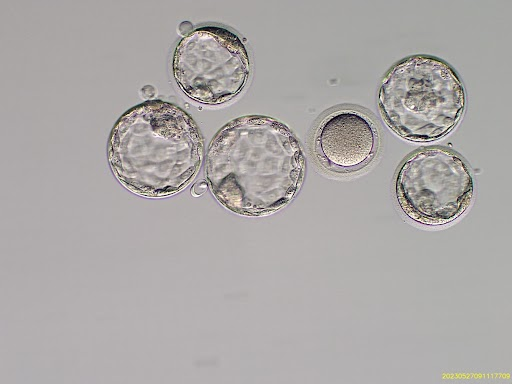
#> input picture group_culture/3.jpg, 512 x 384 px
$ jupyter execute 'autoCrop copy.ipynb'
#> lines starting #> are read from the running program, lines starting #| are printed output that depends on the picture; after the words box and inside, x2 and y2 are one past the last pixel; in counts of white or black regions, pixels touching at a corner belong together; long printed decimals are rounded
[cell 1]
import cv2
import numpy as np
import matplotlib.pyplot as plt

[cell 2]
image = cv2.imread('3.jpg', cv2.IMREAD_COLOR)
#> image is the input picture: shape (384, 512, 3); mean B, G, R 167.5, 168.6, 172

[cell 3]
plt.imshow(image)

[cell 4]
gray = cv2.cvtColor(image, cv2.COLOR_BGR2GRAY)

[cell 5]
plt.imshow(gray)

[cell 6]
# Apply adaptive thresholding
thresh = cv2.adaptiveThreshold(
        gray, 255, cv2.ADAPTIVE_THRESH_GAUSSIAN_C, cv2.THRESH_BINARY_INV, 11, 2
    )
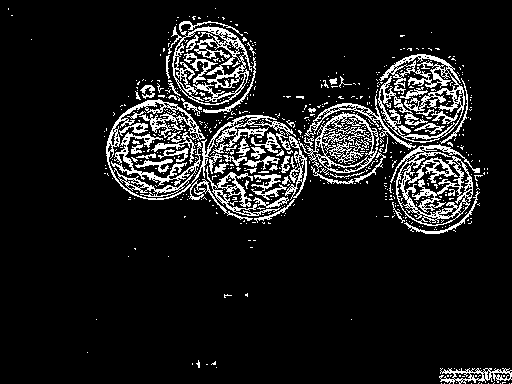
#> thresh: shape (384, 512); 10.8% white in thin lines or dots
plt.imshow(thresh)

[cell 7]
# Erosion to separate embryos that are close
kernel = np.ones((2,2),np.uint8)  # You may need to adjust the kernel size
eroded = cv2.erode(thresh, kernel, iterations = 1)
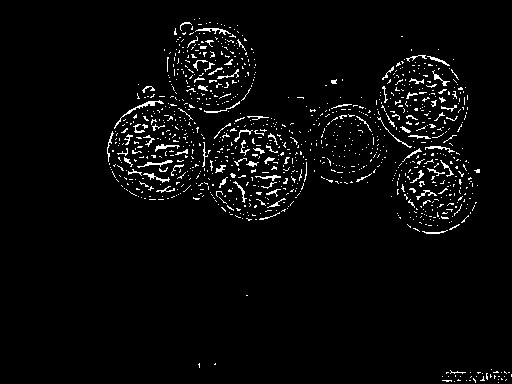
#> eroded: shape (384, 512); 3.4% white in thin lines or dots, all inside (x1, y1, x2, y2) = (107, 18, 512, 383)

[cell 8]
# Find contours
contours, _ = cv2.findContours(
        thresh, cv2.RETR_EXTERNAL, cv2.CHAIN_APPROX_SIMPLE
    )
#> contours = 549 contours, 511 with area under 20; largest, box (x1, y1, x2, y2) and area: (168, 21, 252, 105) 4686, (390, 144, 480, 226) 4316, (106, 99, 296, 200) 3496, (299, 112, 379, 184) 2866, (378, 54, 465, 143) 2547

[cell 9]
# # Find contours
# contours, _ = cv2.findContours(
#         eroded, cv2.RETR_EXTERNAL, cv2.CHAIN_APPROX_SIMPLE
#     )

[cell 10]
# Draw bounding boxes on the original image
image = cv2.imread('3.jpg', cv2.IMREAD_COLOR)
for contour in contours:
    x, y, w, h = cv2.boundingRect(contour)
    # Check for elongated contours which might indicate multiple embryos
    aspect_ratio = w/h
    if 2.67 < aspect_ratio < 0.5:  # Adjust these values based on your observations
        continue  # Skip this contour if it's likely two embryos
    cv2.rectangle(image, (x, y), (x + w, y + h), (0, 255, 0), 2)  # Green color bounding box
#> this loop made 549 passes
#> (x, y, w, h, aspect_ratio) on passes 1 to 3: (511, 383, 1, 1, 1), (509, 383, 1, 1, 1), (500, 383, 1, 1, 1)
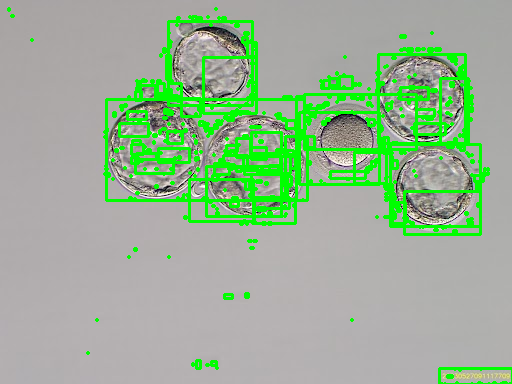
#> image: shape (384, 512, 3); 11.28% of pixels changed, all inside (x1, y1, x2, y2) = (7, 7, 512, 384)

# Show the original image with bounding boxes
# cv2.imshow("Embryos with Bounding Boxes", image)
# cv2.waitKey(0)
# cv2.destroyAllWindows()
plt.imshow(image)
plt.show()

[cell 11]
len(contours)
#> Out = 549

[cell 12]
# Filter out small areas to reduce false positives
MIN_EMBRYO_AREA = 500  # adjust
filtered_contours = [c for c in contours if cv2.contourArea(c) > MIN_EMBRYO_AREA]
#> filtered_contours = 8 contours; box (x1, y1, x2, y2) and area: (168, 21, 252, 105) 4686, (390, 144, 480, 226) 4316, (106, 99, 296, 200) 3496, (299, 112, 379, 184) 2866, (378, 54, 465, 143) 2547, (206, 166, 281, 216) 640, (304, 94, 416, 149) 610, (439, 368, 512, 384) 580

[cell 13]
len(filtered_contours)
#> Out = 8

[cell 14]
# Draw bounding boxes on the original image
image = cv2.imread('3.jpg', cv2.IMREAD_COLOR)
for i, contour in enumerate(filtered_contours):
    x, y, w, h = cv2.boundingRect(contour)
    # Check for elongated contours which might indicate multiple embryos
    aspect_ratio = w/h
    print(aspect_ratio)
    if 1.5 < aspect_ratio < 1.0:
        continue  # Skip this contour if it's likely two embryos
    cv2.rectangle(image, (x, y), (x + w, y + h), (0, 255, 0), 2)  # Green color bounding box
#> this loop made 8 passes
#> (x, y, w, h, aspect_ratio) on passes 1 to 8: (439, 368, 73, 16, 4.56), (206, 166, 75, 50, 1.5), (390, 144, 90, 82, 1.1), (299, 112, 80, 72, 1.11), (106, 99, 190, 101, 1.88), (304, 94, 112, 55, 2.04), (378, 54, 87, 89, 0.978), (168, 21, 84, 84, 1)
#| 4.5625
#| 1.5
#| 1.098
#| 1.111
#| 1.881
#| 2.036
#| 0.9775
#| 1.0
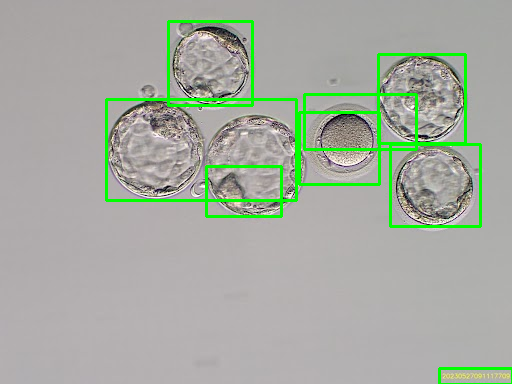
#> image: shape (384, 512, 3); 3.82% of pixels changed, all inside (x1, y1, x2, y2) = (105, 20, 512, 384)
    # [8 lines of commented-out code are left out]
plt.imshow(image)

[cell 15]
cropped_embryos = []
for contour in contours:
    # Get bounding box and extract ROI using Numpy slicing
    x, y, w, h = cv2.boundingRect(contour)
    cropped = image[y : y + h, x : x + w]
    cropped_embryos.append(cropped)
#> this loop made 549 passes
#> (x, y, w, h, cropped) on passes 1 to 3: (511, 383, 1, 1, [[0, 255, 0]]), (509, 383, 1, 1, [[0, 255, 0]]), (500, 383, 1, 1, [[0, 255, 0]])
#> after the loop, cropped_embryos = 549 items, first 6: [[0, 255, 0]], [[0, 255, 0]], [[0, 255, 0]], [[0, 255, 0]], [[0, 255, 0]], [[0, 255, 0]]

[cell 16]
for i, embryo in enumerate(cropped_embryos):
    cv2.imshow(f"Embryo{i+1}", embryo)
#> this loop made 549 passes
cv2.waitKey(0)
cv2.destroyAllWindows()

# plt.imshow(cropped_embryos[0])

[cell 17]
image.shape
#> Out = (384, 512, 3)

# WATERSHED

[cell 18]
image = cv2.imread('3.jpg', cv2.IMREAD_COLOR)
gray = cv2.cvtColor(image, cv2.COLOR_BGR2GRAY)
# Binary threshold
_, thresh = cv2.threshold(gray, 0, 255, cv2.THRESH_BINARY_INV + cv2.THRESH_OTSU)
#> thresh: shape (384, 512); 5.4% white in thin lines or dots, all inside (x1, y1, x2, y2) = (107, 21, 479, 226)
# Apply adaptive thresholding
# thresh = cv2.adaptiveThreshold(gray, 255, cv2.ADAPTIVE_THRESH_GAUSSIAN_C, cv2.THRESH_BINARY_INV, 11, 2)
# Compute distance transform
dist_transform = cv2.distanceTransform(thresh, cv2.DIST_L2, 5)
_, dist_output = cv2.threshold(dist_transform, 0.1 * dist_transform.max(), 255, 0)

[cell 19]
plt.imshow(dist_output)

[cell 20]
# Find sure background and sure foreground
sure_bg = cv2.dilate(thresh, None, iterations=3)
#> sure_bg: shape (384, 512); 18.6% white; 10 white regions, largest, box (x1, y1, x2, y2) and area: (104, 18, 381, 219) 24080, (376, 51, 482, 229) 12004, (135, 140, 150, 150) 105
sure_fg = np.uint8(dist_output)

# Subtract sure foreground from sure background
unknown = cv2.subtract(sure_bg, sure_fg)
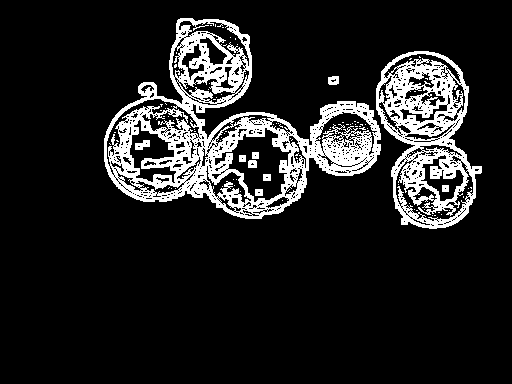
#> unknown: shape (384, 512); 13.2% white; 94 white regions (84 under 20 px), largest, box (x1, y1, x2, y2) and area: (104, 18, 381, 219) 16991, (376, 51, 482, 229) 8336, (135, 140, 150, 150) 102

[cell 21]
fig, axs = plt.subplots(1, 3, figsize=(30, 10))

axs[0].imshow(sure_bg)
axs[1].imshow(sure_fg)
axs[2].imshow(unknown)
# for ax in axs:
#     ax.axis('off')
plt.tight_layout()
plt.show()

[cell 22]
# Label markers
_, markers = cv2.connectedComponents(sure_fg)
#> markers: shape (384, 512) int32; 494 distinct labels, from 0 to 493
markers = markers + 1
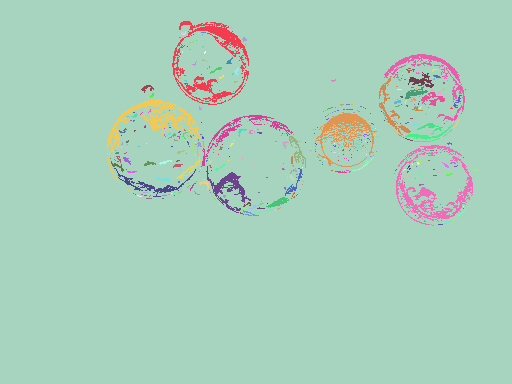
#> markers: shape (384, 512) int32; 494 distinct labels, from 1 to 494; one colour per label, 0 black
markers[unknown == 255] = 0
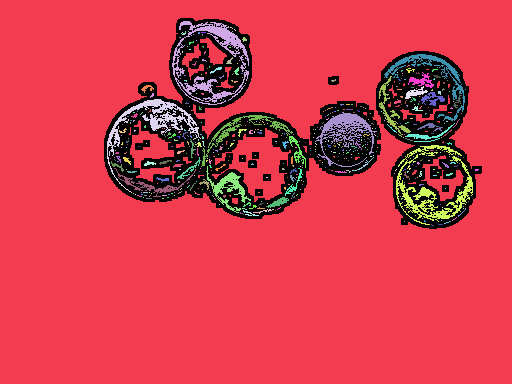
#> markers: shape (384, 512) int32; 495 distinct labels, from 0 to 494; one colour per label, 0 black
plt.imshow(markers)

[cell 23]
# Apply watershed
cv2.watershed(image, markers)
image[markers == -1] = [0, 0, 255]  # Mark watershed boundary with red color
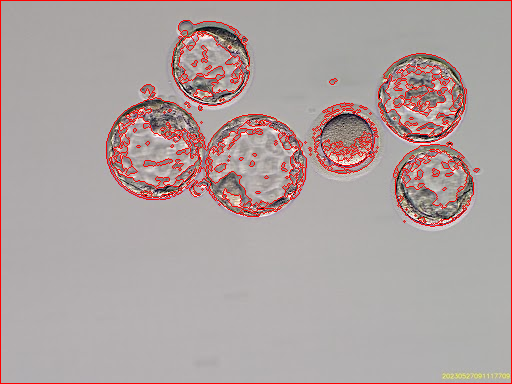
#> image: shape (384, 512, 3); 4.17% of pixels changed, all inside (x1, y1, x2, y2) = (0, 0, 512, 384)

plt.imshow(image)

[cell 24]
# Extract the embryos using the markers
image = cv2.imread('3.jpg', cv2.IMREAD_COLOR)
for label in np.unique(markers):
    if label == -1:
        continue  # Not interested in the background
    mask = np.zeros(gray.shape, dtype="uint8")
    mask[markers == label] = 255
    contours, _ = cv2.findContours(mask, cv2.RETR_EXTERNAL, cv2.CHAIN_APPROX_SIMPLE)
    MIN_EMBRYO_AREA = 700  # adjust
    filtered_contours = [c for c in contours if cv2.contourArea(c) > MIN_EMBRYO_AREA]
    for contour in filtered_contours:
        x, y, w, h = cv2.boundingRect(contour)
        cv2.rectangle(image, (x, y), (x + w, y + h), (0, 255, 0), 2)  # Green bounding box
#> this loop made 496 passes
#> contours on passes 2, 5, 6: 18 contours, all with area under 20, [[[230, 27], [231, 27], [232, 28], [231, 27]]], 1 contour, all with area under 20
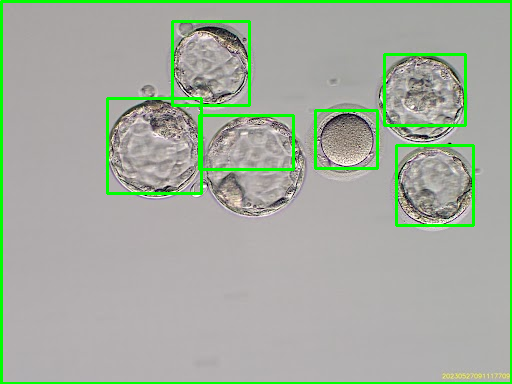
#> image: shape (384, 512, 3); 5.04% of pixels changed, all inside (x1, y1, x2, y2) = (0, 0, 512, 384)
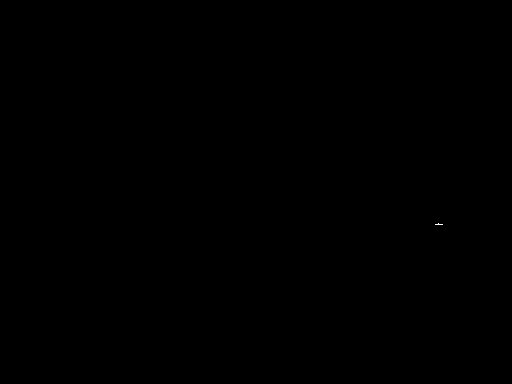
#> mask: shape (384, 512); 0% white in thin lines or dots, all inside (x1, y1, x2, y2) = (435, 223, 443, 225)
plt.imshow(image)

$ run again, with group_culture/1.jpg copied over group_culture/3.jpg
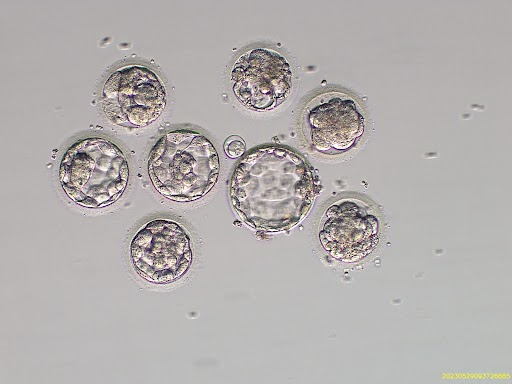
#> input picture group_culture/1.jpg, 512 x 384 px
#> image is the input picture: shape (384, 512, 3); mean B, G, R 174.3, 175.3, 179.3
#> eroded: shape (384, 512); 3.2% white in thin lines or dots, all inside (x1, y1, x2, y2) = (44, 33, 512, 384)
#> `contours, _ = cv2.findContours( thresh, cv2.RETR_EXTERNAL, cv2.CHAIN_A..`: contours = 889 contours, 840 with area under 20; largest, box (x1, y1, x2, y2) and area: (222, 135, 387, 267) 9394, (59, 137, 140, 209) 3829, (147, 132, 220, 203) 3704, (272, 80, 376, 155) 3386, (130, 220, 198, 284) 3027
#> the loop `for contour in contours:` made 889 passes
#> (x, y, w, h, aspect_ratio) on passes 1 to 3: (511, 383, 1, 1, 1), (507, 383, 1, 1, 1), (492, 383, 1, 1, 1)
#> `len(contours)`: Out = 889
#> `filtered_contours = [c for c in contours if cv2.contourArea(c) > MIN_E..`: filtered_contours = 7 contours; box (x1, y1, x2, y2) and area: (222, 135, 387, 267) 9394, (59, 137, 140, 209) 3829, (147, 132, 220, 203) 3704, (272, 80, 376, 155) 3386, (130, 220, 198, 284) 3027, (88, 66, 167, 131) 2936, (231, 49, 295, 112) 2435
#> `len(filtered_contours)`: Out = 7
#> the loop `for i, contour in enumerate(filtered_contours):` made 7 passes
#> (x, y, w, h, aspect_ratio) on passes 1 to 7: (130, 220, 68, 64, 1.06), (59, 137, 81, 72, 1.12), (222, 135, 165, 132, 1.25), (147, 132, 73, 71, 1.03), (272, 80, 104, 75, 1.39), (88, 66, 79, 65, 1.22), (231, 49, 64, 63, 1.02)
#> (printed output is left out)
#> the loop `for contour in contours:` made 889 passes
#> (x, y, w, h, cropped) on passes 1 to 3: (511, 383, 1, 1, [[177, 180, 178]]), (507, 383, 1, 1, [[185, 185, 185]]), (492, 383, 1, 1, [[192, 187, 186]])
#> after the loop `for contour in contours:`: cropped_embryos = 889 items, first 6: [[177, 180, 178]], [[185, 185, 185]], [[192, 187, 186]], [[193, 188, 187]], [[182, 188, 183]], [[182, 189, 184]]
#> the loop `for i, embryo in enumerate(cropped_embryos):` made 889 passes
#> dist_output: shape (384, 512) float32; 7.3% white; 593 white regions (557 under 20 px), largest, box (x1, y1, x2, y2) and area: (223, 135, 323, 229) 1819, (231, 42, 292, 111) 1579, (59, 137, 129, 209) 1496
#> sure_bg: shape (384, 512); 22.2% white; 16 white regions, largest, box (x1, y1, x2, y2) and area: (44, 51, 370, 287) 33134, (311, 177, 393, 282) 4959, (220, 39, 302, 121) 4456
#> unknown: shape (384, 512); 14.9% white; 187 white regions (156 under 20 px), largest, box (x1, y1, x2, y2) and area: (44, 51, 370, 287) 21204, (311, 177, 393, 282) 3352, (220, 39, 302, 121) 2508
#> `markers[unknown == 255] = 0`:
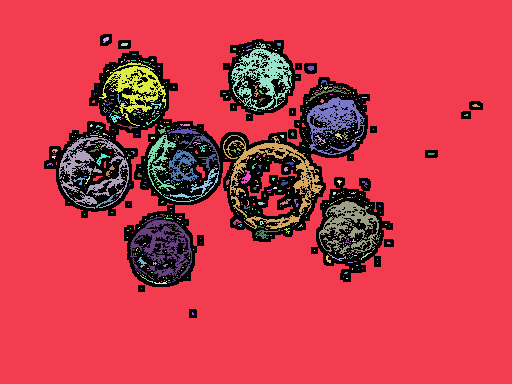
#> markers: shape (384, 512) int32; 595 distinct labels, from 0 to 594; one colour per label, 0 black
#> the loop `for label in np.unique(markers):` made 596 passes
#> contours on passes 2, 4, 6: 20 contours, all with area under 20, 1 contour, all with area under 20, [[[255, 43], [256, 43]]]
#> after the loop `for label in np.unique(markers):`:
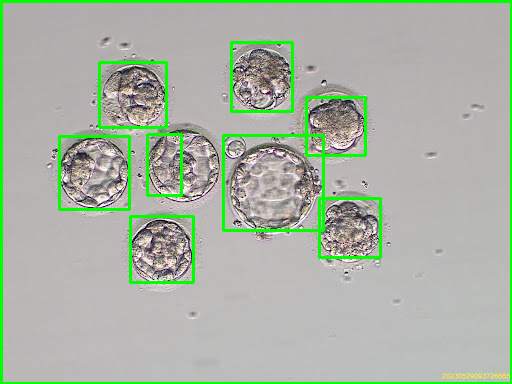
#> image: shape (384, 512, 3); 5.47% of pixels changed, all inside (x1, y1, x2, y2) = (0, 0, 512, 384)

$ run again, with group_culture/2.jpg copied over group_culture/3.jpg
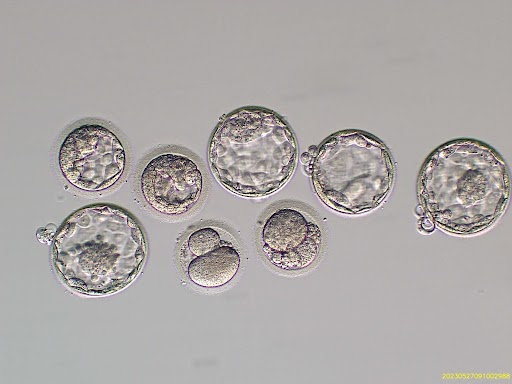
#> input picture group_culture/2.jpg, 512 x 384 px
#> image is the input picture: shape (384, 512, 3); mean B, G, R 166.9, 168.2, 172.4
#> eroded: shape (384, 512); 3.9% white in thin lines or dots, all inside (x1, y1, x2, y2) = (36, 44, 512, 383)
#> `contours, _ = cv2.findContours( thresh, cv2.RETR_EXTERNAL, cv2.CHAIN_A..`: contours = 658 contours, 640 with area under 20; largest, box (x1, y1, x2, y2) and area: (36, 203, 150, 304) 7072, (408, 138, 512, 242) 7036, (198, 106, 306, 205) 6801, (300, 129, 398, 222) 5776, (58, 124, 126, 192) 3428
#> the loop `for contour in contours:` made 658 passes
#> (contour, x, y, w, h, aspect_ratio) on passes 2, 3, 8: ([[474, 382], [475, 383]], 474, 382, 2, 2, 1), ([[451, 382], [451, 383]], 451, 382, 1, 2, 0.5), ([[441, 369], [440, 370], [441, 370]], 440, 369, 2, 2, 1)
#> `len(contours)`: Out = 658
#> `filtered_contours = [c for c in contours if cv2.contourArea(c) > MIN_E..`: filtered_contours = 9 contours; largest, box (x1, y1, x2, y2) and area: (36, 203, 150, 304) 7072, (408, 138, 512, 242) 7036, (198, 106, 306, 205) 6801, (300, 129, 398, 222) 5776, (58, 124, 126, 192) 3428
#> `len(filtered_contours)`: Out = 9
#> the loop `for i, contour in enumerate(filtered_contours):` made 9 passes
#> (x, y, w, h, aspect_ratio) on passes 1 to 8: (439, 368, 73, 16, 4.56), (172, 228, 68, 60, 1.13), (249, 207, 73, 64, 1.14), (36, 203, 114, 101, 1.13), (141, 154, 61, 62, 0.984), (408, 138, 104, 104, 1), (300, 129, 98, 93, 1.05), (58, 124, 68, 68, 1)
#> (printed output is left out)
#> the loop `for contour in contours:` made 658 passes
#> (x, y, w, h, cropped) on passes 1, 5, 6: (440, 383, 1, 1, [[0, 255, 0]]), (486, 369, 1, 1, [[0, 255, 0]]), (481, 369, 1, 1, [[0, 255, 0]])
#> after the loop `for contour in contours:`: cropped_embryos = 658 items
#> the loop `for i, embryo in enumerate(cropped_embryos):` made 658 passes
#> embryo on passes 1, 3, 5: [[0, 255, 0]], [[179, 175, 180], [0, 255, 0]], [[0, 255, 0]]
#> dist_output: shape (384, 512) float32; 7.7% white; 669 white regions (625 under 20 px), largest, box (x1, y1, x2, y2) and area: (416, 138, 510, 234) 1711, (141, 154, 202, 210) 1403, (301, 129, 394, 209) 1360
#> sure_bg: shape (384, 512); 24% white; 8 white regions, largest, box (x1, y1, x2, y2) and area: (204, 103, 400, 217) 13203, (412, 135, 512, 237) 8304, (33, 200, 152, 299) 7850
#> unknown: shape (384, 512); 16.2% white; 150 white regions (135 under 20 px), largest, box (x1, y1, x2, y2) and area: (204, 103, 400, 217) 8927, (412, 135, 512, 237) 5564, (33, 200, 152, 299) 5396
#> the loop `for label in np.unique(markers):` made 670 passes
#> contours on passes 2, 5, 9: 25 contours, all with area under 20, [[[250, 113]]], [[[96, 119], [97, 119], [98, 120], [99, 119]]]
#> after the loop `for label in np.unique(markers):`:
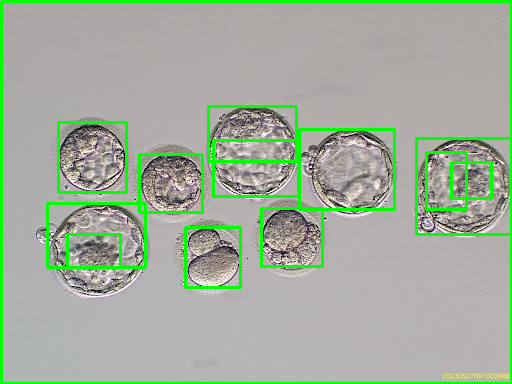
#> image: shape (384, 512, 3); 6.65% of pixels changed, all inside (x1, y1, x2, y2) = (0, 0, 512, 384)
